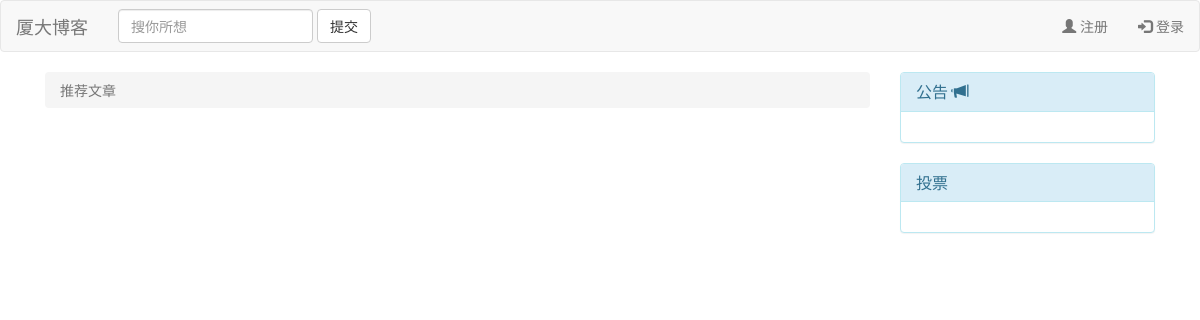
Before: / with the older database file.
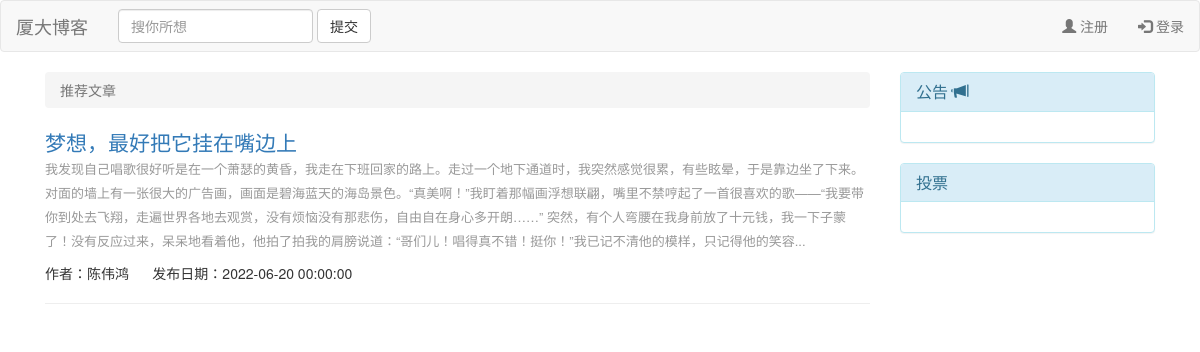
After: the same page with the newer database file.
### tables this page shows
CREATE TABLE IF NOT EXISTS `note` (
  `noteid` int(11) NOT NULL AUTO_INCREMENT,
  `title` varchar(255) NOT NULL,
  `content` text NOT NULL,
  `userid` int(11) NOT NULL,
  `created_at` datetime NOT NULL,
  `wordcount`  int(11) NOT NULL,
  `comment_count` int(11) DEFAULT 0,
  `like_count` int(11) DEFAULT 0,
  PRIMARY KEY (`noteid`)
);

CREATE TABLE IF NOT EXISTS `userinfo` (
  `userid` int(11) NOT NULL AUTO_INCREMENT,
  `username` varchar(255) NOT NULL,
  `passwd` varchar(255) NOT NULL,
  `gender` varchar(5),
  `intro`  text,
  `email`  char(30),
  `phone_number` char(11),
  `avatar` varchar(255) NULL DEFAULT 'upload/default/default.png',
  `created_at` datetime NOT NULL,
  PRIMARY KEY (`userid`)
);

### Universal/class.php (called while the page is built, shortened)
<?php
class blog extends mysql
{
    public $link = null;
    public function __construct($link)
    {
        $this->link = $link;
    }
    public function recommend_note()
    {
        $this->table = 'note';
        $sql = "SELECT noteid,title,content,note.userid,username,note.created_at,wordcount,comment_count,like_count FROM $this->table,userinfo WHERE $this->table.userid = userinfo.userid ORDER BY RAND() limit 3";
        $result = mysqli_query($this->link, $sql);
        $notes = array();
        while ($result && $row = mysqli_fetch_assoc($result)) {
            $notes[] = $row;
        }
        return $notes;
    }
}
class mysql
{
    public function connect($config)
    {
        $this->link = mysqli_connect($config['dbserver'], $config['dbuser'], $config['dbpwd'], $config['dbname']);
    }
}
$user = new user();
$user->connect($config);
$blog = new blog($user->link);

### index.php (the view, shortened to what this page needs)
<!DOCTYPE html>
<html>
<head>
    <link rel="stylesheet" href="https://cdn.staticfile.org/twitter-bootstrap/3.3.7/css/bootstrap.min.css">
    <link rel="stylesheet" href="./static/abstract.css">
    <?php require('Universal/class.php'); ?>
</head>
<body>
    <?php require_once('static/nav.php'); ?>
    <div class="container">
        <div class="col-sm-9">
            <ul class="breadcrumb">
                <li class="active">推荐文章</li>
            </ul>
            <?php
            $recommended_notes = $blog->recommend_note();
            foreach ($recommended_notes as $note) {
                echo "
                        <a class=\"lead text-primary\" target=\"_blank\" href=\"note.php?noteid=" . $note['noteid'] . "&note_owner=" . $note['userid'] . "\">
                            " . $note['title'] . "
                        </a>
                        <p class=\"abstract\">" .
                    mb_substr($note['content'], 0, 250, 'utf-8') . "...
                        <br />
                        </p>
                        作者：" . $note['username'] . "&nbsp&nbsp&nbsp&nbsp&nbsp&nbsp发布日期：" . $note['created_at'] . "
                        <hr>";
            }
            ?>
        </div>
        <div class="col-sm-3">
            <div class="panel panel-info">
                <div class="panel-heading">
                    <h2 class="panel-title">
                        公告
                        <span class="glyphicon glyphicon-bullhorn"></span>
                    </h2>
                </div>
                <div class="panel-body">
                </div>
            </div>
            <div class="panel panel-info">
                <div class="panel-heading">
                    <h2 class="panel-title">
                        投票
                    </h2>
                </div>
                <div class="panel-body">
                </div>
            </div>
        </div>
    </div>
</body>
</html>

### static/nav.php (shortened to what this page needs)
<nav class="navbar navbar-default" role="navigation">
    <div class="container-fluid">
        <div class="navbar-header">
            <a class="navbar-brand" href="/XMUdb/index.php">厦大博客</a>
        </div>
        <form class="navbar-form navbar-left" role="search" method="GET" action="/XMUdb/Search_result.php?type=1">
            <div class="form-group">
                <input type="text" class="form-control" placeholder="搜你所想" name="Search" required>
            </div>
            <button type="submit" class="btn btn-default">提交</button>
        </form>
        <?php
        if (!isset($_SESSION['USER'])) {
            echo "<ul class=\"nav navbar-nav navbar-right\">";
            echo "<li><a href=\"/XMUdb/sign_up.php\"><span class=\"glyphicon glyphicon-user\"></span> 注册</a></li>";
            echo "<li><a href=\"/XMUdb/sign_in.php\"><span class=\"glyphicon glyphicon-log-in\"></span> 登录</a></li>";
            echo "</ul>";
        }
        ?>
    </div>
</nav>

### static/abstract.css (style rules this page uses)
.abstract { font-size: 13px; line-height: 24px; color: #999; }

Changed rows visible on the page:
added note: title "梦想，最好把它挂在嘴边上", content "我发现自己唱歌很好听是在一个萧瑟的黄昏，我走在下班回家的路上。走过一个地下通道时，我突然感觉很累，有些眩晕，于是靠边坐了下来。对面的墙上有一张很大的广告画，画面是碧海蓝天的海岛景色。“真美啊！”我盯着那幅画浮想联翩，嘴里不禁哼起了一首很喜欢的歌——“我要带你到处去飞翔，走遍世界各地去观赏，没有烦恼没有那悲伤，自由自在身心多开朗……” 突然，有个人弯腰在我身前放了十元钱，我一下子蒙了！没有反应过来，呆呆地看着他，他拍了拍我的肩膀说道：“哥们儿！唱得真不错！挺你！”我已记不清他的模样，只记得他的笑容", userid.username "陈伟鸿", created_at "2022-06-20 00:00:00"
